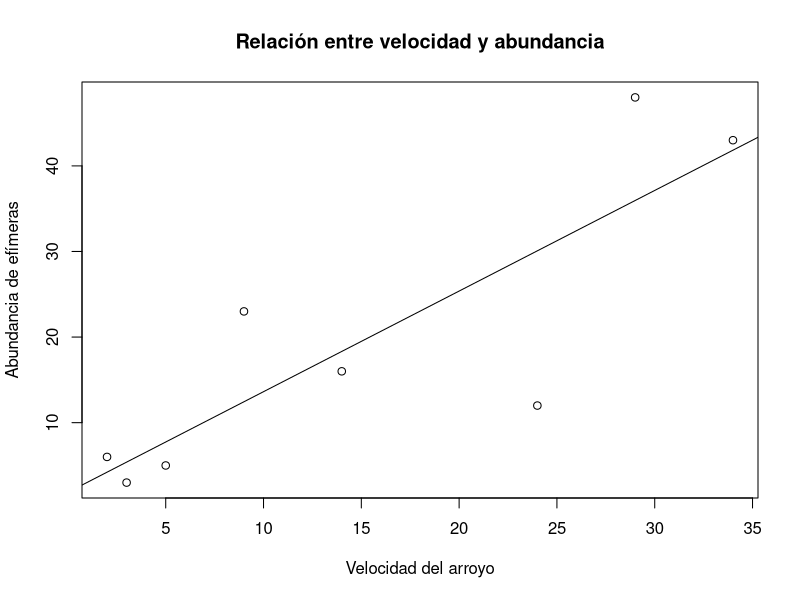
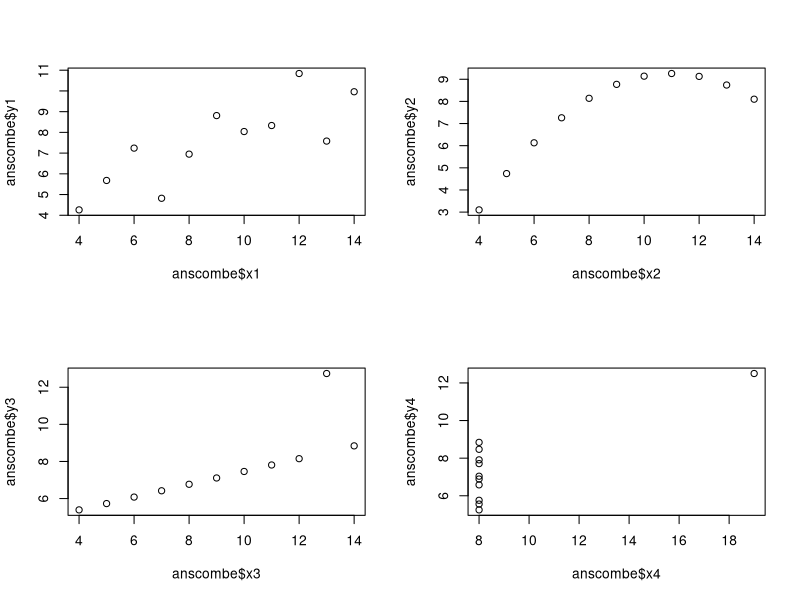

Here is the R script that generated these plots, in order:
#Edgar Eduardo Aguirre de León
#2186874
# EJERCICIO 1
speed <- c(2, 3, 5, 9, 14, 24, 29, 34)
abundance <- c(6, 3, 5, 23, 16, 12, 48, 43)

# Diagrama de dispersión
plot(speed, abundance,
     xlab = "Velocidad del arroyo",
     ylab = "Abundancia de efímeras",
     main = "Relación entre velocidad y abundancia")

# Correlación de Pearson
cor.test(speed, abundance, method = "pearson")
#t = 3.8568, df = 6, p-value = 0.008393
modelo <- lm(abundance ~ speed)
abline(modelo)
# EJERCICIO 2

pH <- c(5.40, 5.65, 5.14, 5.14, 5.14, 5.10, 4.70)

N <- c(0.188, 0.165, 0.260, 0.169, 0.164, 0.094, 0.100)

Dens <- c(0.92, 1.04, 0.95, 1.10, 1.12, 1.22, 1.52)

P <- c(215, 208, 300, 248, 174, 129, 117)

Ca <- c(16.35, 12.25, 13.02, 11.92, 14.17, 8.55, 8.74)

Mg <- c(7.65, 5.15, 5.68, 7.88, 8.12, 6.92, 8.16)

K <- c(0.72, 0.71, 0.68, 1.09, 0.70, 0.81, 0.39)

Na <- c(1.14, 0.94, 0.60, 1.01, 2.17, 2.67, 3.32)
cor.test(pH, N)
cor.test(pH, Dens)
cor.test(pH, P)
cor.test(pH, Ca)
cor.test(pH, Mg)
cor.test(pH, K)
cor.test(pH, Na)
# EJERCICIO 3
data(anscombe)

# Ver los datos
anscombe
cor(anscombe$x1, anscombe$y1)
cor(anscombe$x2, anscombe$y2)
cor(anscombe$x3, anscombe$y3)
cor(anscombe$x4, anscombe$y4)

par(mfrow = c(2,2))

plot(anscombe$x1, anscombe$y1)
plot(anscombe$x2, anscombe$y2)
plot(anscombe$x3, anscombe$y3)
plot(anscombe$x4, anscombe$y4)
